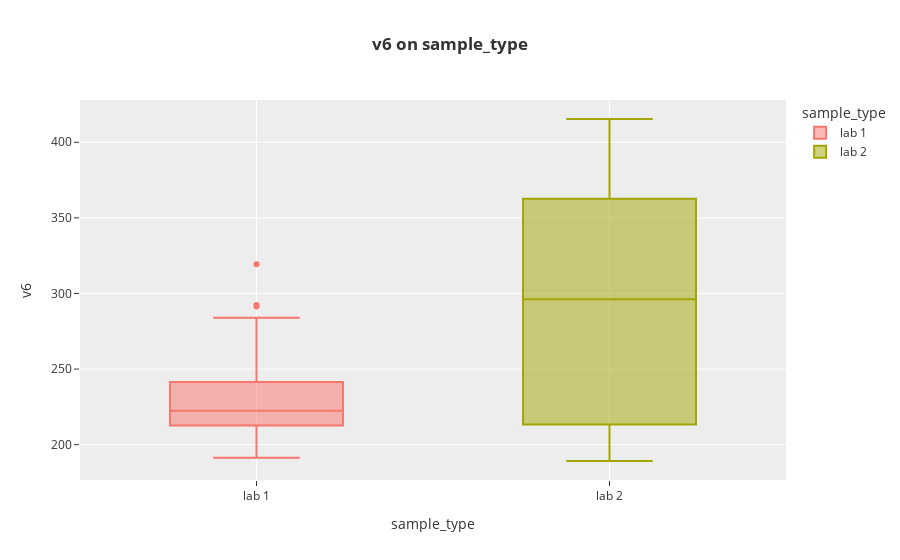

The code cell stored with this chart in its notebook:
### Markdown cell above
Berdasarkan visualisasi di atas, diketahui bahwa sample di `lab 1` memiliki nilai `v5` paling rendah `373.3333` dan paling tinggi `532.2667`.
Sample di `lab 2` memiliki nilai `v5` paling rendah `457.8667` dan paling tinggi `721`.

Jika dibandingkan maka nilai `v5` paling rendah berada di `sample_type lab 1`  dan nilai `v5` tertinggi berada di `sample type lab 2`.

### Code cell
px.box(df, x='sample_type', y='v6',
       color='sample_type', template='ggplot2',
       labels={'sample_type': 'sample_type',
               'v6': 'v6'},
       title="<b>v6 on sample_type")

### Figure 1 — Plotly figure (JSON) as saved in the notebook; plotly's stock layout.template omitted (floating-point values rounded to 4 significant figures)
{"data": [{"alignmentgroup": "True", "hovertemplate": "sample_type=%{x}<br>v6=%{y}<extra></extra>", "legendgroup": "lab 1", "marker": {"color": "#F8766D"}, "name": "lab 1", "notched": false, "offsetgroup": "lab 1", "orientation": "v", "showlegend": true, "type": "box", "x": ["lab 1", "lab 1", "lab 1", "lab 1", "lab 1", "lab 1", "lab 1", "lab 1", "lab 1", "lab 1", "lab 1", "lab 1", "lab 1", "lab 1", "lab 1", "lab 1", "lab 1", "lab 1", "lab 1", "lab 1", "lab 1", "lab 1", "lab 1", "lab 1", "lab 1", "lab 1", "lab 1", "lab 1", "lab 1", "lab 1", "lab 1", "lab 1", "lab 1", "lab 1", "lab 1", "lab 1", "lab 1", "lab 1", "lab 1", "lab 1", "lab 1", "lab 1", "lab 1", "lab 1", "lab 1", "lab 1", "lab 1", "lab 1", "lab 1", "lab 1", "lab 1", "lab 1", "lab 1", "lab 1", "lab 1", "lab 1", "lab 1", "lab 1", "lab 1", "lab 1", "lab 1", "lab 1", "lab 1", "lab 1", "lab 1", "lab 1", "lab 1", "lab 1", "lab 1", "lab 1", "lab 1", "lab 1", "lab 1", "lab 1", "lab 1", "lab 1", "lab 1", "lab 1", "lab 1", "lab 1", "lab 1", "lab 1", "lab 1", "lab 1", "lab 1", "lab 1", "lab 1", "lab 1", "lab 1", "lab 1", "lab 1", "lab 1", "lab 1", "lab 1", "lab 1", "lab 1", "lab 1", "lab 1", "lab 1", "lab 1"], "x0": " ", "xaxis": "x", "y": [273.1, 220.1, 222.1, 195.9, 196, 210.1, 191.9, 202.2, 217.8, 204.7, 196.7, 207.4, 204, 212.3, 207.3, 213.4, 191.3, 202.7, 219.7, 192.7, 215.3, 199.6, 214.6, 198.1, 213, 200.2, 219.1, 220.4, 215.6, 195.3, 214.9, 195.1, 201.1, 244.3, 214.1, 206.7, 214.8, 204.5, 211.9, 232.9, 250.1, 229.6, 217.7, 220.6, 241.3, 221.1, 237.9, 254.6, 235.4, 223.4, 208, 232.6, 215.5, 231.1, 319.3, 222.3, 226.5, 235.3, 225.9, 219.8, 243.9, 243.6, 228.2, 223.9, 222.4, 226.2, 239.8, 225.5, 219, 220.1, 244.4, 212.4, 232.8, 231, 222.6, 219.8, 221.9, 222.4, 233.1, 229.9, 236.3, 216.6, 241.7, 235.8, 246.2, 264.1, 273.4, 274, 248.7, 283.9, 257.3, 255.6, 256.8, 279.2, 252.4, 257.7, 292.4, 251.8, 291.4, 253.2], "y0": " ", "yaxis": "y"}, {"alignmentgroup": "True", "hovertemplate": "sample_type=%{x}<br>v6=%{y}<extra></extra>", "legendgroup": "lab 2", "marker": {"color": "#A3A500"}, "name": "lab 2", "notched": false, "offsetgroup": "lab 2", "orientation": "v", "showlegend": true, "type": "box", "x": ["lab 2", "lab 2", "lab 2", "lab 2", "lab 2", "lab 2", "lab 2", "lab 2", "lab 2", "lab 2", "lab 2", "lab 2", "lab 2", "lab 2", "lab 2", "lab 2", "lab 2", "lab 2", "lab 2", "lab 2", "lab 2", "lab 2", "lab 2", "lab 2", "lab 2", "lab 2", "lab 2", "lab 2", "lab 2", "lab 2", "lab 2", "lab 2", "lab 2", "lab 2", "lab 2", "lab 2", "lab 2", "lab 2", "lab 2", "lab 2", "lab 2", "lab 2", "lab 2", "lab 2", "lab 2", "lab 2", "lab 2", "lab 2", "lab 2", "lab 2", "lab 2", "lab 2", "lab 2", "lab 2", "lab 2", "lab 2", "lab 2", "lab 2", "lab 2", "lab 2"], "x0": " ", "xaxis": "x", "y": [218.4, 214.9, 218.6, 216.9, 218.3, 203.7, 204.8, 209.8, 189.2, 207.5, 195.2, 197.5, 196.3, 204, 202.5, 201.7, 213, 192.7, 203.5, 214, 213.8, 207.1, 230.9, 242.6, 237.7, 241.2, 213.8, 231.2, 262, 271.4, 415.4, 404.6, 368.4, 364.1, 355.8, 387.8, 369.1, 355.5, 397.4, 396.1, 371.5, 349, 355.6, 350.3, 389.3, 329.4, 384, 371.5, 361.1, 357.5, 327.8, 323.8, 321.1, 354.9, 364.4, 355.2, 393.5, 366.6, 359.1, 346.3], "y0": " ", "yaxis": "y"}], "layout": {"boxmode": "overlay", "legend": {"title": {"text": "sample_type"}, "tracegroupgap": 0}, "title": {"text": "<b>v6 on sample_type"}, "xaxis": {"anchor": "y", "categoryarray": ["lab 1", "lab 2"], "categoryorder": "array", "domain": [0, 1], "title": {"text": "sample_type"}}, "yaxis": {"anchor": "x", "domain": [0, 1], "title": {"text": "v6"}}}}
